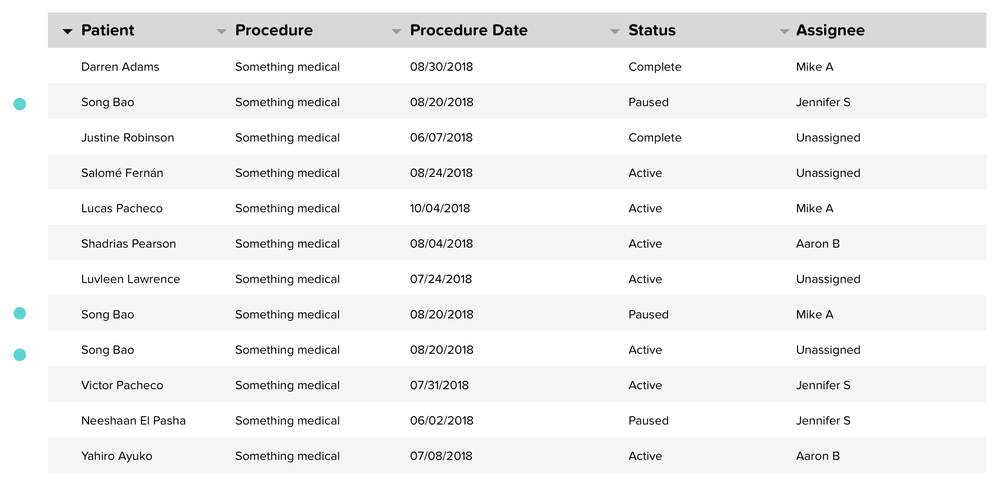
#> input picture Basic/images/patient.png, 1000 x 487 px, shrunk from 1922 x 936 before the run
$ python image-to-csv.py --img-path images/patient.png
#> lines starting #> are read from the running program, lines starting #| are printed output that depends on the picture; after the words box and inside, x2 and y2 are one past the last pixel; in counts of white or black regions, pixels touching at a corner belong together
import cv2
import numpy as np
import pandas as pd
import random
from imutils import contours
import argparse
import pytesseract
from math import ceil

def preprocessing_non_tabular(path):
#> called with path = 'images/patient.png'
    img = cv2.imread(path)
#> img is the input picture: shape (487, 1000, 3); mean B, G, R 242.5, 242.5, 242.4

    # ----Grayscaling Image----
    gray = cv2.cvtColor(img, cv2.COLOR_BGR2GRAY)

    # --- performing Otsu threshold ---
    ret, thresh1 = cv2.threshold(gray, 0, 255, cv2.THRESH_OTSU | cv2.THRESH_BINARY_INV)
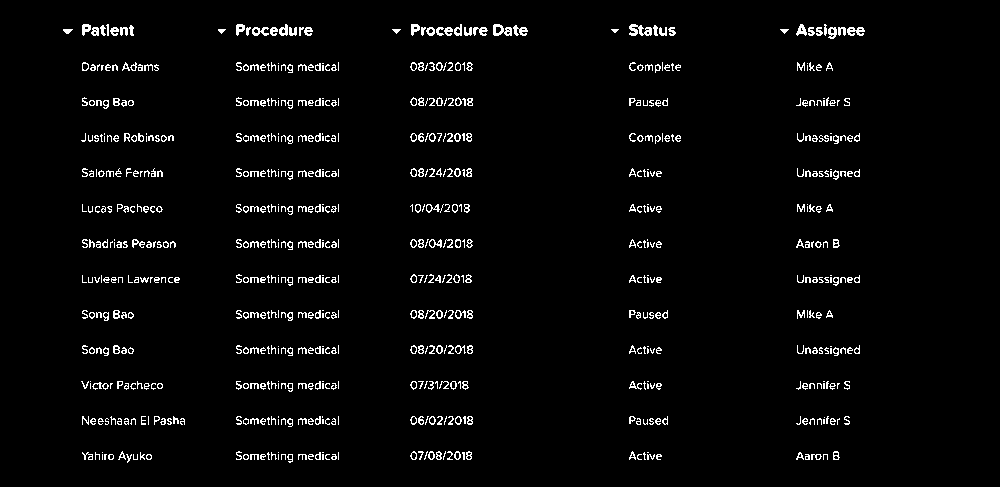
#> thresh1: shape (487, 1000); 3.2% white in thin lines or dots, all inside (x1, y1, x2, y2) = (63, 24, 865, 463)
#> ret = 166
    cv2.imwrite("processed_image/threshold.png", thresh1)
    # cv2.imshow('thresh1', thresh1)
    # cv2.waitKey(0)

    # ----Image dialation----
    rect_kernel = cv2.getStructuringElement(cv2.MORPH_RECT, (15, 3))
    dilation = cv2.dilate(thresh1, rect_kernel, iterations=1)
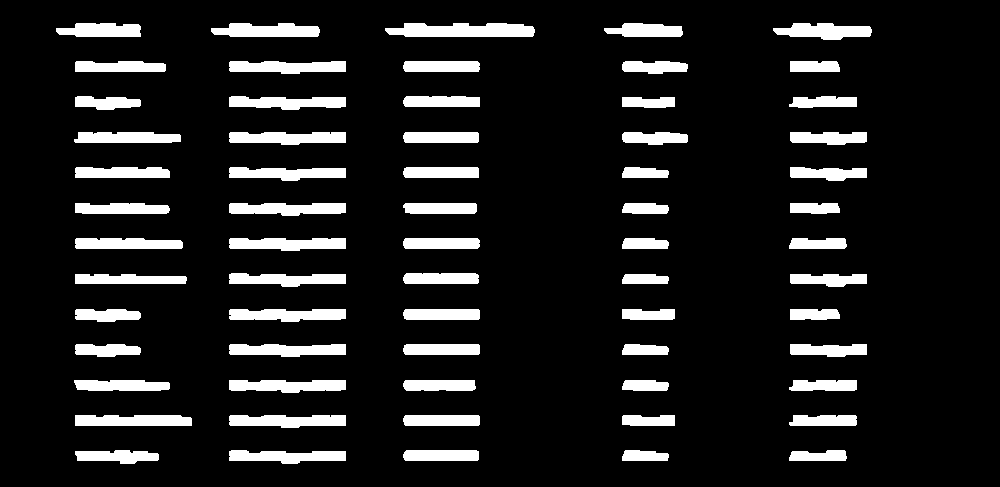
#> dilation: shape (487, 1000); 11.4% white; 65 white regions
    cv2.imwrite("processed_image/dilation.png", dilation)
    # cv2.imshow('dilation', dilation)
    # cv2.waitKey(0)

    # ---Finding contours ---
    contours, hierarchy = cv2.findContours(dilation, cv2.RETR_EXTERNAL, cv2.CHAIN_APPROX_NONE)
#> contours = 65 contours; largest, box (x1, y1, x2, y2) and area: (385, 23, 535, 37) 1605, (229, 238, 346, 251) 1111, (229, 415, 346, 428) 1110, (229, 132, 346, 145) 1110, (211, 23, 320, 37) 1110
    return img, contours[::-1]


def preprocessing_tabular(path):
    # Load image
    img = cv2.imread(path)
    # img = cv.GaussianBlur(img,(5,5),0)

    # ----Grayscaling Image----
    gray = cv2.cvtColor(img, cv2.COLOR_BGR2GRAY)

    # --- performing Otsu threshold ---
    thresh = cv2.threshold(gray, 0, 255, cv2.THRESH_BINARY_INV + cv2.THRESH_OTSU)[1]
    # thresh = cv.adaptiveThreshold(img,255,cv.ADAPTIVE_THRESH_GAUSSIAN_C,cv.THRESH_BINARY,11,2)

    # Remove text characters with morph open and contour filtering
    kernel = cv2.getStructuringElement(cv2.MORPH_RECT, (3, 3))
    opening = cv2.morphologyEx(thresh, cv2.MORPH_CLOSE, kernel, iterations=1)

    cnts = cv2.findContours(opening, cv2.RETR_TREE, cv2.CHAIN_APPROX_SIMPLE)
    cnts = cnts[0] if len(cnts) == 2 else cnts[1]
    for c in cnts:
        area = cv2.contourArea(c)
        if area < 500:
            cv2.drawContours(opening, [c], -1, (0, 0, 0), -1)

    # Repair table lines, sort contours, and extract ROI
    close = 255 - cv2.morphologyEx(opening, cv2.MORPH_CLOSE, kernel, iterations=1)

    cnts = cv2.findContours(close, cv2.RETR_TREE, cv2.CHAIN_APPROX_SIMPLE)
    cnts = cnts[0] if len(cnts) == 2 else cnts[1]
    cnts, _ = contours.sort_contours(cnts, method="top-to-bottom")
    return img, cnts


if __name__ == '__main__':
    parser = argparse.ArgumentParser(description="OCR on Tablular Image")
    parser.add_argument('--img-path', type=str, help='path to your image.')
    args = parser.parse_args()

    # ---Image_Path---
    path = args.img_path
    # path = "images/patient.png"

    img, cnts = preprocessing_non_tabular(path)
#> cnts = 65 contours; largest, box (x1, y1, x2, y2) and area: (385, 23, 535, 37) 1605, (229, 238, 346, 251) 1111, (229, 132, 346, 145) 1110, (229, 415, 346, 428) 1110, (211, 23, 320, 37) 1110
    if len(cnts) < 8:
        img, cnts = preprocessing_tabular(path)


    dummy_image = img.copy()

    bboxes = []

    for idx, cnt in enumerate(cnts):
        x, y, w, h = cv2.boundingRect(cnt)
        bboxes.append([ceil(x), ceil(y), ceil(x+w), ceil(y+h)])
#> this loop made 65 passes
#> (x, y, w, h) on passes 1 to 12: (56, 23, 85, 14), (211, 23, 109, 14), (385, 23, 150, 14), (604, 23, 79, 14), (773, 23, 99, 17), (75, 61, 91, 11), (229, 61, 117, 13), (403, 61, 77, 11), (622, 61, 66, 13), (790, 61, 50, 11), (75, 96, 66, 14), (229, 96, 117, 14)
#> after the loop, bboxes = 65 items, first 6: [56, 23, 141, 37], [211, 23, 320, 37], [385, 23, 535, 37], [604, 23, 683, 37], [773, 23, 872, 40], [75, 61, 166, 72]

    bboxes_sort = sorted(bboxes, key=lambda x:(x[1], x[0]))
#> bboxes_sort has the same summary as bboxes

    ymin_prev = 0
    rows = []
    single_row = []
    row_count = []

    for i in bboxes_sort:
        xmin, ymin, xmax, ymax = i
        roi = img[ymin:ymax, xmin:xmax]
        config = ("-l eng --oem 3 --psm 8")
#> (the run stopped early here; a loop or call above may not have finished)
